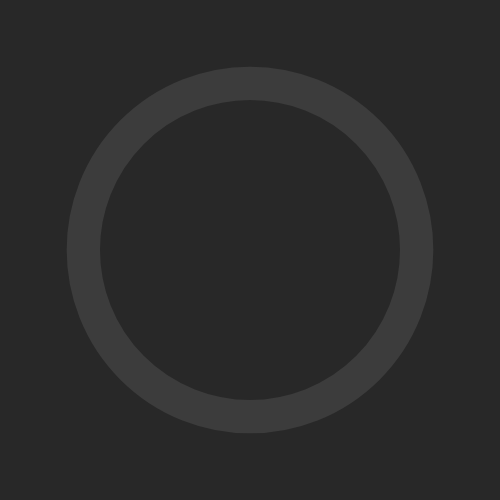
Frame 1 (no input)
Frame 60 (no input): identical to frame 1, image omitted
Frame 120 (the mouse pressed at the canvas centre since frame 60): identical to frame 1, image omitted

The p5.js sketch that drew this single still picture (run headless with seeded random() and noise() and a simulated clock; from frame 60 on, the mouse is pressed at the canvas centre):

// p5.js sketch
// ── sketch.js
var ballWidth;

var colors = [];
var balls = [];

var numBalls = 7;

var frameOffset = 15;

function setup() {
  // frameRate(5);
  createCanvas(500, 500);
  angleMode(DEGREES);

  ballWidth = width / 15;

  colors = [
    function() {
      return stroke(255, 100, 100)
    }, //RED
    function() {
      return stroke(255, 177, 100)
    }, //ORANGE
    function() {
      return stroke(255, 255, 100)
    }, //YELLOW
    function() {
      return stroke(150, 255, 150)
    }, //GREEN
    function() {
      return stroke(150, 255, 255)
    }, //BLUE
    function() {
      return stroke(100, 150, 255)
    }, //INDIGO
    function() {
      return stroke(177, 150, 255)
    }, //VIOLET
  ]

  for (let i = numBalls - 1; i >= 0; i--) {
    balls[i] = new Ball(i);
  }
}

function draw() {
  background(40);
  translate(width / 2, height / 2);
  rotate(-90);

  //Outline
  ellipseMode(CENTER);
  noFill();
  strokeWeight(ballWidth);
  stroke(60);
  ellipse(0, 0, width * 2 / 3, height * 2 / 3);

  //Ball
  for (let i = numBalls - 1; i >= 0; i--) {
    balls[i].create();
  }

  for (let i = 0; i < numBalls; i++) {
    if (frameCount > i * frameOffset) {
      balls[i].move();
    }
  }
}
// ── ball.js
class Ball {
  constructor(index) {
    this.index = index;
    this.ballAngle = 0;
    this.speedAngle = 0;
    this.x = 0;
  }

  create() {
    push();
    colors[this.index]();
    arc(0, 0, width * 2 / 3, height * 2 / 3, this.ballAngle, this.ballAngle + 0.00058);
    pop();
  }

  move() {
    this.ballAngle = map(cos(this.speedAngle), -exp(this.x), exp(this.x), 0, 360);
    this.x += 0.0015;
    this.speedAngle += 2.5;
  }
}
